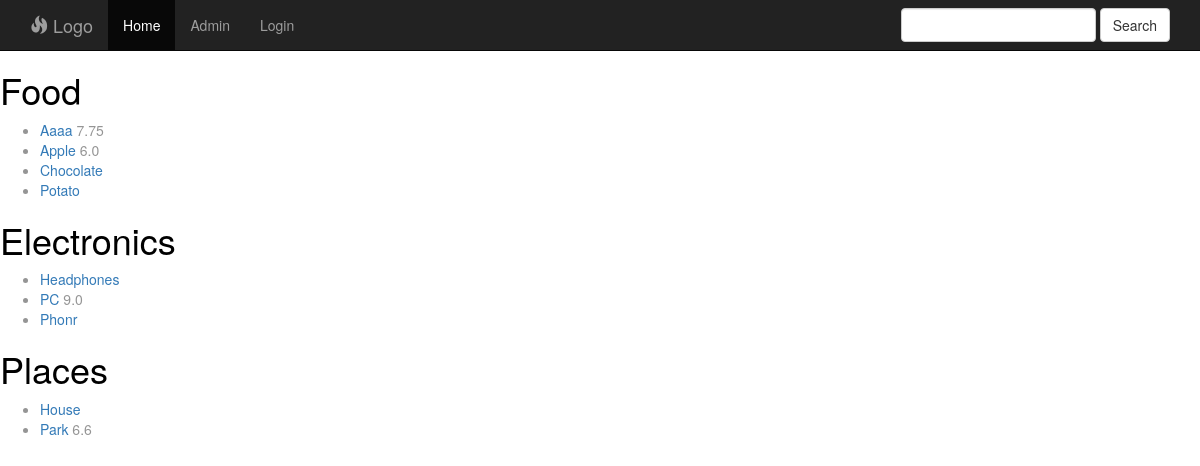
The page / on the database its author committed.
### reviewmania/models.py (models this page shows, shortened)
class Category(models.Model):
    name = models.CharField(max_length=100)
    @property
    def sorted_product_set(self):
        return self.product_set.order_by('title')

class Product(models.Model):
    title = models.CharField(max_length=100)
    description = models.TextField()
    category = models.ForeignKey(Category, on_delete=models.CASCADE)
    main_photo = models.ImageField(upload_to="products", blank=True)
    def average_rating(self):
        return self.review_set.aggregate(Avg('score__value'))['score__value__avg']

### reviewmania/views.py (the view)
# urls.py: path('', views.index, name='home'),
def index(request):
    categories = Category.objects.annotate(products_count=Count("product")).order_by("-products_count").exclude(products_count=0)
    context = {"categories" : categories}
    return render(request, "index.html", context)

### reviewmania/templates/index.html
{% extends "reviewmania/base.html" %}
{% block content %}
    {% for category in categories.all %}
        <section>
            <h1>{{category.name}}</h1>
            <ul>
                {% for product in category.sorted_product_set %}
                    <li>
                        <a href="{% url 'product_detail' product.pk %}">{{product.title}}</a>
                        {% if product.average_rating %}
                            <span>{{product.average_rating}}</span>
                        {% endif %}
                    </li>
                {% endfor %}
            </ul>
        </section>
    {% endfor %}
{% endblock content %}

### reviewmania/static/css/custom.css (style rules this page uses)
body { padding-top: 50px; color: #959595; }
h1, h2, h3, h4, h5, h6 { color: black; }

### rows shown on the page
Category: name "Food"
Product: title "Aaaa", average_rating "7.75"
Product: title "Apple", average_rating "6.0"
Product: title "Chocolate"
Product: title "Potato"
Category: name "Electronics"
Product: title "Headphones"
Product: title "PC", average_rating "9.0"
Product: title "Phonr"
Category: name "Places"
Product: title "House"
Product: title "Park", average_rating "6.6"
